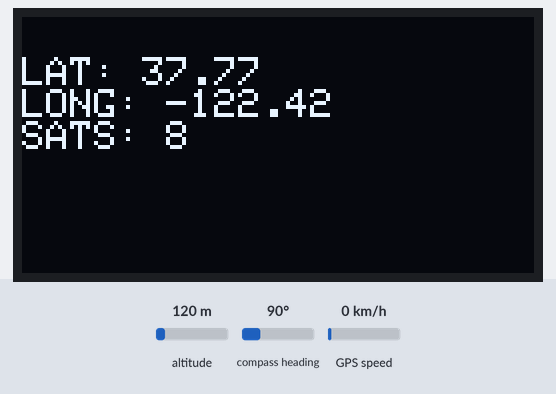
Simulated run of this sketch. Board: Arduino Mega 2560, built with avr-gcc and run on an emulated ATmega2560. Shown: 128×64 one-colour display. Inputs (shaded band) come from the test bench; at power-on: altitude 120 m, compass heading 90°, GPS speed 0 km/h. The GPS gets a fix after 3 s at 37.7749, -122.4194 with 8 satellites.

Above: at 3.2 s.

The sketch:

GPS_OLED.ino
```cpp
#include <Wire.h>
#include <Adafruit_GFX.h>
#include <Adafruit_SSD1306.h>
#include <TinyGPSPlus.h>

#define SCREEN_WIDTH 128 // OLED display width,  in pixels
#define SCREEN_HEIGHT 64 // OLED display height, in pixels

// declare an SSD1306 display object connected to I2C
Adafruit_SSD1306 oled(SCREEN_WIDTH, SCREEN_HEIGHT, &Wire, -1);
TinyGPSPlus gps;
float lat = 28.5458,lon = 77.1703;

void setup() {
  //Serial.begin(9600);
  Serial2.begin(9600);

  // initialize OLED display with address 0x3C for 128x64
  if (!oled.begin(SSD1306_SWITCHCAPVCC, 0x3C)) {
    //Serial.println(F("SSD1306 allocation failed"));
    while (true);
  }

  delay(2000);         // wait for initializing
  oled.clearDisplay(); // clear display

  oled.setTextSize(1);          // text size
  oled.setTextColor(WHITE);     // text color
  oled.setCursor(0, 10);        // position to display
  oled.println("Starting GPS"); // text to display
  oled.display();               // show on OLED
  delay(1000);
}

void loop() {
  while(Serial2.available()){ // check for gps data
    if(gps.encode(Serial2.read()))// encode gps data
    {
      oled.clearDisplay();
      oled.setCursor(0, 10);        // position to display
      if(gps.location.isValid()){
        oled.print("LAT: "); // text to display
        oled.println(gps.location.lat());
        oled.print("LONG: ");
        oled.println(gps.location.lng());
        oled.print("SATS: ");
        oled.println(gps.satellites.value());
      }else{
        oled.println("LAT: N/A");
        oled.println("LONG: N/A");
        oled.println("SATS: N/A");
      }
      oled.display();
      delay(1000);
    }
  }
  if (millis() > 5000 && gps.charsProcessed() < 10)
  {
    oled.clearDisplay();
    oled.println("No GPS detected");
    oled.display();
    while(true);
  }
}
```
